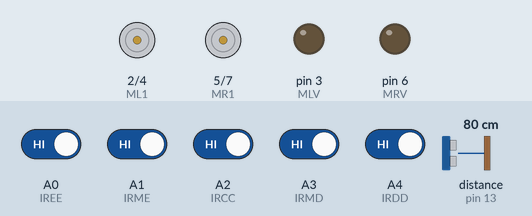
Bench run of a sketch on a simulated Arduino Uno, built with avr-gcc and run on an emulated ATmega328P. Shown: motor-driver pin pairs drawn as motors (green arrow = first pin HIGH = forward, orange = second pin HIGH = backward, longer = more drive), output pins drawn as LEDs (lit = HIGH). The test bench sets the inputs (shaded band); at power-on: A0 (IREE), A1 (IRME), A2 (IRCC), A3 (IRMD), A4 (IRDD) HIGH, distance to the obstacle (sensor on pin 13) 80 cm. What the sketch prints to the serial monitor is not drawn.

Above: at 1.2 s.
1.3 s: distance to the obstacle (sensor on pin 13) set to 6 cm
4.3 s: distance to the obstacle (sensor on pin 13) set to 3 cm
At 5.0 s:
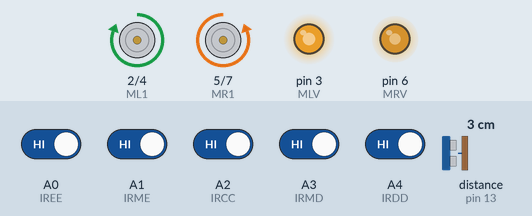
At 5.5 s:
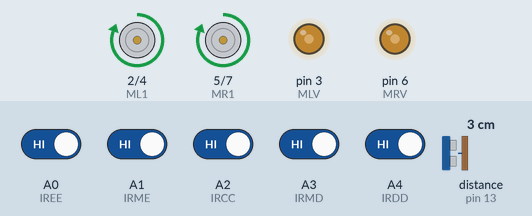
Timing chart, 0 to 13.3 s (numbered marks = the images above; inputs shaded):
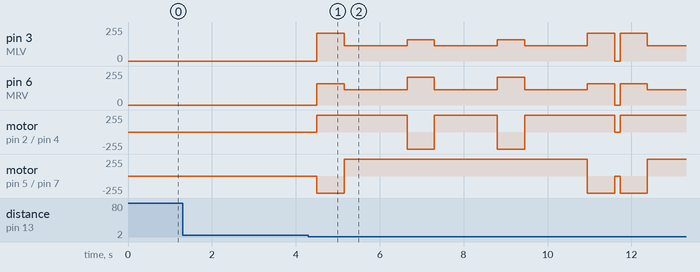

Measured:
- the behaviour switches between 5 and 4 cm on distance to the obstacle (sensor on pin 13) (found by bisection; images 0 and 1)
- after the input at 1.3 s, every drawn part: stays the same
- after the input at 4.3 s, pin 3 (MLV): 0/255 → 207/255 after 0.20 s, → 115/255 0.65 s later, → 161/255 1.5 s later, → 115/255 0.65 s later, … (10 changes in this stretch); pin 6 (MRV): 0/255 → 161/255 after 0.20 s, → 115/255 0.65 s later, → 207/255 1.5 s later, → 115/255 0.65 s later, … (10 changes in this stretch)

The sketch:

obr.ino
```cpp
#include <Ultrasonic.h>

#define ML1 2          // motor esquerda
#define MLV 3          // velocidade esquerda
#define ML2 4          // motor esquerda
#define MR1 5          // motor direita
#define MRV 6          // velocidade direita
#define MR2 7          // motor direita

#define IREE A0        // sensor esquerda
#define IRME A1        // sensor meio esquerda
#define IRCC A2        // sensor central
#define IRMD A3        // sensor meio direita
#define IRDD A4        // sensor direita

int ee = 0;            // valor do sensor esquerda
int me = 0;            // valor do sensor meio esquerda
int cc = 0;            // valor do sensor central
int md = 0;            // valor do sensor meio direita
int dd = 0;            // valor do sensor direita

int mov = 0;           // movimento atual
int cont = 0;          // conta a repetição dos movimentos
#define PARE 0         // pare
#define SIGA 1         // siga em frente
#define ESQU 2         // esquerda
#define DIRE 3         // direita
#define VOLT 4         // volte em marcha ré
#define NENH 5         // nenhum movimento - decidir no próximo loop
#define VELOCIDADE 115 // velocidade para seguir em frente
#define ESQM 6         // esquerda meio
#define DIRM 7         // direita meio

Ultrasonic ultrasonic(12, 13);
int distancia;

void setup() {

  Serial.begin(9600);

  pinMode(IREE, INPUT);
  pinMode(IRME, INPUT);
  pinMode(IRCC, INPUT);
  pinMode(IRMD, INPUT);
  pinMode(IRDD, INPUT);

  pinMode(ML1, OUTPUT);
  pinMode(ML2, OUTPUT);
  pinMode(MLV, OUTPUT);
  pinMode(MR1, OUTPUT);
  pinMode(MR2, OUTPUT);
  pinMode(MRV, OUTPUT);
}

void loop() {
  delay(20);
  distancia = ultrasonic.read();

  ler_faixa();

  Serial.print("Distance: ");
  Serial.print(distancia);
  Serial.print("cm ");
  Serial.print(" | Sensors: ");
  Serial.print(ee);
  Serial.print("; ");
  Serial.print(me);
  Serial.print("; ");
  Serial.print(cc);
  Serial.print("; ");
  Serial.print(md);
  Serial.print("; ");
  Serial.print(dd);
  Serial.print(" | Mov: ");


 if (distancia > 0 && distancia < 5)
  {
    Serial.println("obstaculo detectado");
    pare();
    delay(100);
    direita();
    delay(650);
    siga();
    delay(1500);
    esquerda();
    delay(650);
    siga();
    delay(1500);
    esquerda();
    delay(650);
    siga();
    delay(1500);
    direita();
    delay(650);
  }


  // faixa sobre um único sensor

       if (ee == LOW  && me == HIGH && cc == HIGH && md == HIGH && dd == HIGH) { mov = ESQU; }
  else if (ee == HIGH && me == LOW  && cc == HIGH && md == HIGH && dd == HIGH) { mov = ESQM; }
  else if (ee == HIGH && me == HIGH && cc == LOW  && md == HIGH && dd == HIGH) { mov = SIGA; }
  else if (ee == HIGH && me == HIGH && cc == HIGH && md == LOW  && dd == HIGH) { mov = DIRM; }
  else if (ee == HIGH && me == HIGH && cc == HIGH && md == HIGH && dd == LOW ) { mov = DIRE; }

  // faixa final

  else if (esta_preto()) { mov = PARE; }

  // faixa dos extremos ao centro

  else if (ee == LOW  && me == LOW  && cc == LOW  && md == HIGH && dd == HIGH) { mov = ESQU; }
  else if (ee == HIGH && me == HIGH && cc == LOW  && md == LOW  && dd == LOW ) { mov = DIRE; }

  // faixa nos extremos

  else if (ee == LOW  && me == LOW  && cc == HIGH && md == HIGH && dd == HIGH) { mov = ESQU; }
  else if (ee == HIGH && me == HIGH && cc == HIGH && md == LOW  && dd == LOW ) { mov = DIRE; }

  // faixa nos meios

  else if (ee == HIGH && me == LOW  && cc == LOW  && md == HIGH && dd == HIGH) // mov = ESQU
  {
    if (mov == ESQU || mov == ESQM || mov== SIGA || mov == PARE)
    {
      mov = ESQM;
    }
  }
  else if (ee == HIGH && me == HIGH && cc == LOW  && md == LOW  && dd == HIGH) // mov = DIRE
  {
    if(mov == DIRE || mov == DIRM || mov == SIGA || mov == PARE)
    {
      mov = DIRM;
    }
  }
  else {
    // os parametros não casaram com nenhuma situação. deve-se repetir o movimento anterior.
  }

  Serial.print(mov);
  Serial.print(", ");

  executar_movimento(mov);

  Serial.println("");
}

void ler_faixa(){
  ee = !digitalRead(IREE);
  me = !digitalRead(IRME);
  cc = !digitalRead(IRCC);
  md = !digitalRead(IRMD);
  dd = !digitalRead(IRDD);
}

bool esta_preto() {
  return ee == LOW  && me == LOW  && cc == LOW  && md == LOW  && dd == LOW;
}

bool esta_branco() {
  return ee == HIGH && me == HIGH && cc == HIGH && md == HIGH && dd == HIGH;
}

void executar_movimento(int mov){
       if (mov == ESQU) { esquerda();      }
  else if (mov == ESQM) { esquerda_meio(); }
  else if (mov == DIRE) { direita();       }
  else if (mov == DIRM) { direita_meio();  }
  else if (mov == SIGA) { siga();          }
  else if (mov == PARE) { pare();          }
}

void pare() {
  digitalWrite(ML1, LOW);
  digitalWrite(ML2, LOW);
  digitalWrite(MR1, LOW);
  digitalWrite(MR2, LOW);
  analogWrite(MLV, 0);
  analogWrite(MRV, 0);
  Serial.print("pare, ");
}

void siga() {
  digitalWrite(ML1, HIGH);
  digitalWrite(ML2, LOW);
  digitalWrite(MR1, HIGH);
  digitalWrite(MR2, LOW);
  analogWrite(MLV, VELOCIDADE);
  analogWrite(MRV, VELOCIDADE);
  Serial.print("siga, ");
}

void esquerda_meio() {
  digitalWrite(ML1, LOW);
  digitalWrite(ML2, HIGH);
  digitalWrite(MR1, HIGH);
  digitalWrite(MR2, LOW);
  analogWrite(MLV, VELOCIDADE * 1.1);      // volta
  analogWrite(MRV, VELOCIDADE * 1.8);      // segue
  Serial.print("esquerda meio, ");
}

void esquerda() {
  digitalWrite(ML1, LOW);
  digitalWrite(ML2, HIGH);
  digitalWrite(MR1, HIGH);
  digitalWrite(MR2, LOW);
  analogWrite(MLV, VELOCIDADE * 1.4);      // volta
  analogWrite(MRV, VELOCIDADE * 1.8);      // segue
  Serial.print("esquerda, ");
}

void direita_meio() {
  digitalWrite(ML1, HIGH);
  digitalWrite(ML2, LOW);
  digitalWrite(MR1, LOW);
  digitalWrite(MR2, HIGH);
  analogWrite(MLV, VELOCIDADE * 1.8);      // segue
  analogWrite(MRV, VELOCIDADE * 1.1);      // volta
  Serial.print("direita meio, ");
}

void direita() {
  digitalWrite(ML1, HIGH);
  digitalWrite(ML2, LOW);
  digitalWrite(MR1, LOW);
  digitalWrite(MR2, HIGH);
  analogWrite(MLV, VELOCIDADE * 1.8);      // segue
  analogWrite(MRV, VELOCIDADE * 1.4);      // volta
  Serial.print("direita, ");
}

void volte() {
  analogWrite(MLV, VELOCIDADE * 0);
  analogWrite(MRV, VELOCIDADE * 0);
  delay(100);
  digitalWrite(ML1, LOW);
  digitalWrite(ML2, HIGH);
  digitalWrite(MR1, LOW);
  digitalWrite(MR2, HIGH);
  analogWrite(MLV, VELOCIDADE);
  analogWrite(MRV, VELOCIDADE);
  Serial.print("volte, ");
}
```
